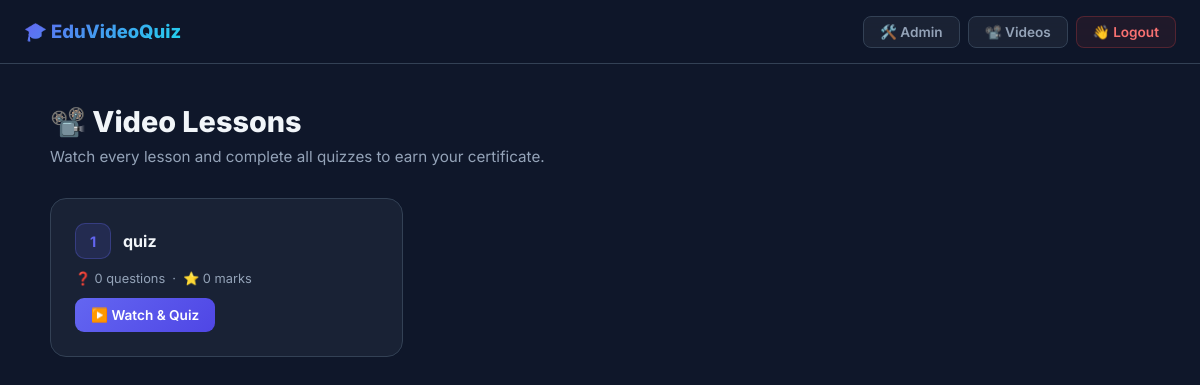
/video_list/ (signed in), run on the app's committed database.
### video_app/models.py (models this page shows, shortened)
class VideoLesson(models.Model):
    title = models.CharField(max_length=200)
    video_file = models.FileField(upload_to='videos/')
    order = models.PositiveIntegerField(default=1)
    @property
    def get_total_mark(self):
        t = 0
        for q in self.questions.all():
            t += q.mark
        return t

### video_app/views.py (the view)
# urls.py: path('video_list/', views.video_list, name='video_list'),
@login_required(login_url='/users/login/')
def video_list(request):
    all_videos = VideoLesson.objects.all().order_by('id')
    latest_results = []
    completed_video_ids = set()
    for video in all_videos:
        latest_result = QuizResult.objects.filter(user=request.user, video=video).order_by('-id').first()
        if latest_result:
            latest_results.append(latest_result)
            completed_video_ids.add(video.id)
    all_video_ids = set(all_videos.values_list('id', flat=True))
    show_generate_button = (completed_video_ids == all_video_ids)
    return render(request, 'videoquiz/video_list.html', {
        'all_videos': all_videos,
        'quiz_results': latest_results,
        'show_generate_button': show_generate_button,
    })

### video_app/templates/videoquiz/video_list.html (shortened to what this page needs)
{% extends 'layout.html' %}
{% block content %}
<div class="container">
  <div class="page-hero">
    <h1>📽️ Video Lessons</h1>
    <p>Watch every lesson and complete all quizzes to earn your certificate.</p>
  </div>
  {% if all_videos %}
  <div class="videos-grid">
    {% for video in all_videos %}
    {% with result=quiz_results|dictsortreversed:"id"|first %}
    <div class="video-card">
      <div style="display:flex;align-items:center;gap:12px;">
        <div class="num">{{ forloop.counter }}</div>
        <h3>{{ video.title }}</h3>
      </div>
      <div class="meta">❓ {{ video.questions.count }} questions &nbsp;·&nbsp; ⭐ {{ video.get_total_mark }} marks</div>
      <a href="{% url 'video_app:video_quiz_page' video.id %}">▶️ Watch & Quiz</a>
    </div>
    {% endwith %}
    {% endfor %}
  </div>
  {% else %}
  <div style="text-align:center;padding:80px 20px;color:#94a3b8;">
    <div style="font-size:4rem;margin-bottom:16px;">📭</div>
    <p style="font-size:1.1rem;">No video lessons are available yet.</p>
  </div>
  {% endif %}
</div>
{% endblock %}

### users/templates/layout.html (style rules this page uses)
:root { --bg: #0f172a; --surface: #1e293b; --border: #334155; --primary: #6366f1; --primary-h: #5152e6; --accent: #22d3ee; --text: #f1f5f9; --muted: #94a3b8; --danger: #ef4444; --success: #22c55e; }
* { box-sizing: border-box; margin: 0; padding: 0; }
html { scroll-behavior: smooth; }
body { font-family: 'Inter', sans-serif; background: var(--bg); color: var(--text); min-height: 100vh; display: flex; flex-direction: column; }
.container { max-width: 1100px; margin: 0 auto; }

### video_app/templates/videoquiz/video_list.html (style rules this page uses)
.page-hero { margin-bottom: 32px; }
.page-hero h1 { font-size: 1.8rem; font-weight: 800; margin-bottom: 8px; }
.page-hero p { color: #94a3b8; font-size: 0.95rem; }
.videos-grid { display: grid; grid-template-columns: repeat(auto-fill, minmax(280px, 1fr)); gap: 20px; margin-bottom: 40px; }
.video-card { background: rgba(30, 41, 59, 0.7); border: 1px solid #334155; border-radius: 16px; padding: 24px; transition: all 0.25s; backdrop-filter: blur(10px); display: flex; flex-direction: column; gap: 12px; }
.video-card .num { width: 36px; height: 36px; border-radius: 10px; background: rgba(99, 102, 241, 0.15); border: 1px solid rgba(99, 102, 241, 0.3); display: flex; align-items: center; justify-content: center; font-size: 0.9rem; font-weight: 700; color: #6366f1; }
.video-card h3 { font-size: 1rem; font-weight: 700; line-height: 1.4; }
.video-card .meta { font-size: 0.8rem; color: #94a3b8; display: flex; align-items: center; gap: 6px; }
.video-card a { display: inline-flex; align-items: center; gap: 6px; margin-top: auto; padding: 9px 16px; border-radius: 9px; font-size: 0.85rem; font-weight: 600; background: linear-gradient(135deg, #6366f1, #4f46e5); color: white; text-decoration: none; transition: all 0.2s; width: fit-content; }

### data on the page
VideoLesson: title "quiz", questions.count "0", get_total_mark "0"
